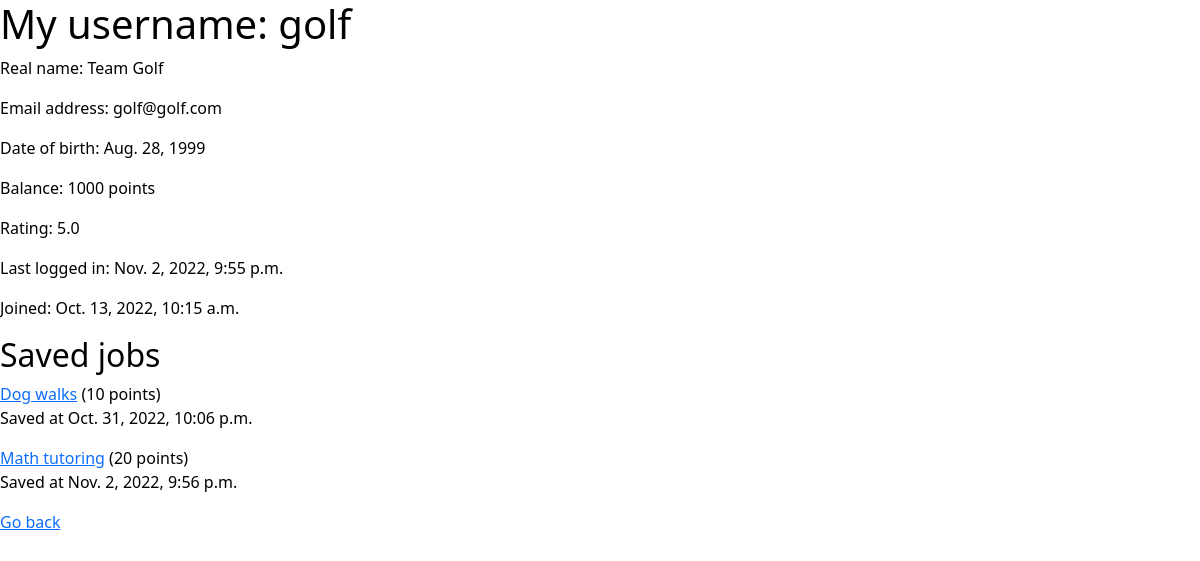
Before: /profile/me/ (signed in) with the older database file.
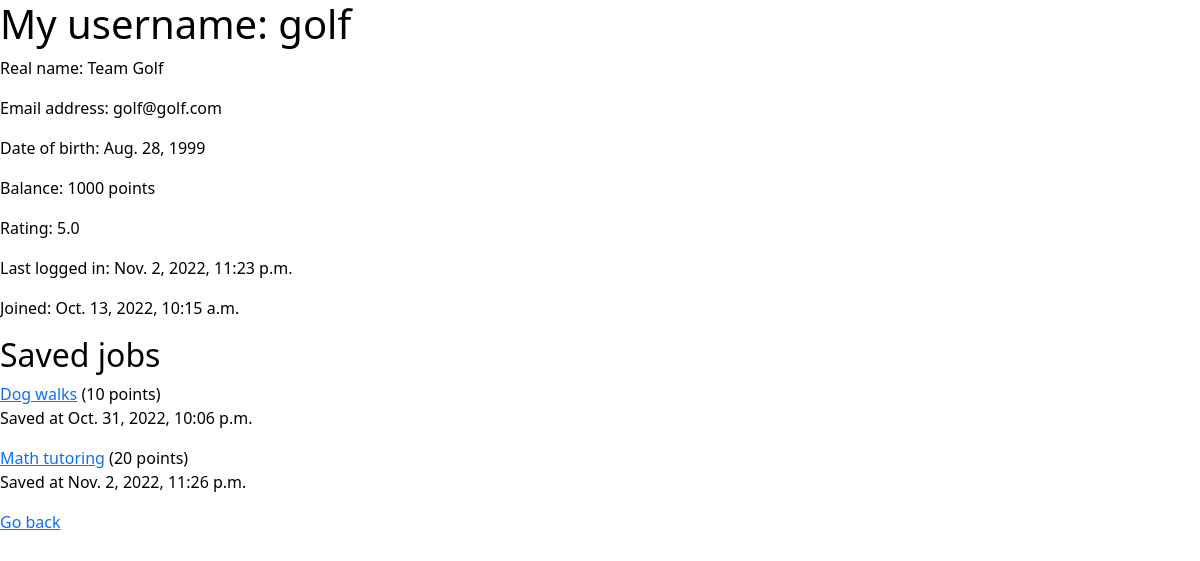
After: the same page with the newer database file.
### jobs/models.py (models this page shows)
class UserExtended(models.Model):
    user_id = models.OneToOneField(
        User,
        on_delete = models.CASCADE,
        primary_key = True
    )
    balance = models.IntegerField(default=0)
    date_of_birth = models.DateField()
    rating = models.FloatField(default=0)

class JobPosting(models.Model):
    job_id = models.BigAutoField(primary_key=True)
    poster_id = models.ForeignKey(User, on_delete=models.CASCADE) # Should we use something else on delete?
    location = models.CharField(max_length=8)
    job_title = models.CharField(max_length=50)
    job_short_description = models.CharField(max_length=50)
    job_description = models.CharField(max_length=1000)
    posting_time = models.DateTimeField(default=timezone.now)
    points = models.IntegerField(validators=[MinValueValidator(1)])
    deadline = models.DateTimeField(default=None, blank=True, null=True)
    hidden = models.BooleanField(default=False)
    assigned = models.BooleanField(default=False)
    completed = models.BooleanField(default=False)

class UserSaveForLater(models.Model):
    save_for_later_id = models.BigAutoField(primary_key=True)
    user_id = models.ForeignKey(User, on_delete = models.CASCADE)
    job_id = models.ForeignKey(JobPosting, on_delete = models.CASCADE)
    saving_time = models.DateTimeField()
    class Meta:
         constraints = [
            models.UniqueConstraint(
                fields=['user_id', 'job_id'], name='sfl_user_job_combo'
            )
        ]

### userprofile/views.py (the view)
# urls.py: path('me/', views.me, name='me'), # My profile
def me(request):
    template = loader.get_template('userprofile/private.html')
    id = request.user.id
    try:
        user_extended = UserExtended.objects.get(pk=id)
    except UserExtended.DoesNotExist:
        return HttpResponseNotFound()
    saved_jobs = []
    saved = UserSaveForLater.objects.filter(user_id=id)
    for job in saved:
        saved_jobs.append([job.job_id, job.saving_time])
    context = {
        'user': user_extended,
        'saved': saved_jobs,
    }
    return HttpResponse(template.render(context, request))

### templates/userprofile/private.html (shortened to what this page needs)
{% extends 'base.html' %}
{% block content %}
<h1>My username: {{ user.user_id.username }}</h1>
<p>Real name: {{ user.user_id.first_name }} {{ user.user_id.last_name }}</p>
<p>Email address: {{ user.user_id.email }}</p>
<p>Date of birth: {{ user.date_of_birth }}</p>
<p>Balance: {{ user.balance }} points</p>
<p>Rating: {{ user.rating }}</p>
<p>Last logged in: {{ user.user_id.last_login }}</p>
<p>Joined: {{ user.user_id.date_joined }}</p>
<h2>Saved jobs</h2>
{% if saved %}
    <div>
        {% for job, time in saved %}
        <p>
            <a href="{% url 'jobdetails' job.job_id %}">{{ job.job_title }}</a> ({{job.points}} points)
            <br>Saved at {{ time }}
        </p>
        {% endfor %}
    </div>
{% else %}
    <p>I don't have any saved jobs.</p>
{% endif %}
<p><a href="{% url 'home' %}">Go back</a></p>
{% endblock %}

Changed rows visible on the page:
changed through a linked row, UserExtended "Team": user_id.last_login "Nov. 2, 2022, 9:55 p.m." → "Nov. 2, 2022, 11:23 p.m."
computed for JobPosting "Math tutoring": saving_time "Nov. 2, 2022, 9:56 p.m." → "Nov. 2, 2022, 11:26 p.m."
